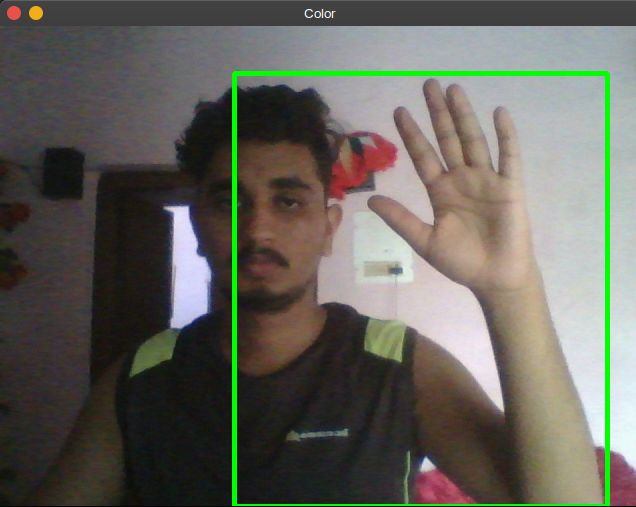
#> input picture images/test.png, 636 x 507 px, given in place of the camera
$ python motiondetector.py   (older library calls are emulated)
#> lines starting #> are read from the running program, lines starting #| are printed output that depends on the picture
import cv2,time
from datetime import datetime
import pandas


first_frame=None
video=cv2.VideoCapture(0)

status_list=[None,None]
times=[None,None]

df=pandas.DataFrame(columns=["Start","End"])

while True:
    check,frame=video.read()
#> frame is the input picture: shape (507, 636, 3); mean B, G, R 91.8, 100.5, 100.9

    status=0

    gray=cv2.cvtColor(frame,cv2.COLOR_BGR2GRAY)
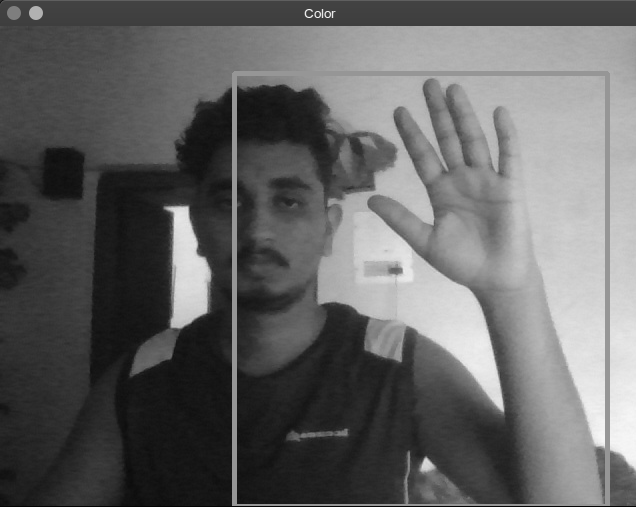
#> gray: shape (507, 636); min 4, max 249, mean 99.6
    gray=cv2.GaussianBlur(gray,(21,21),0)
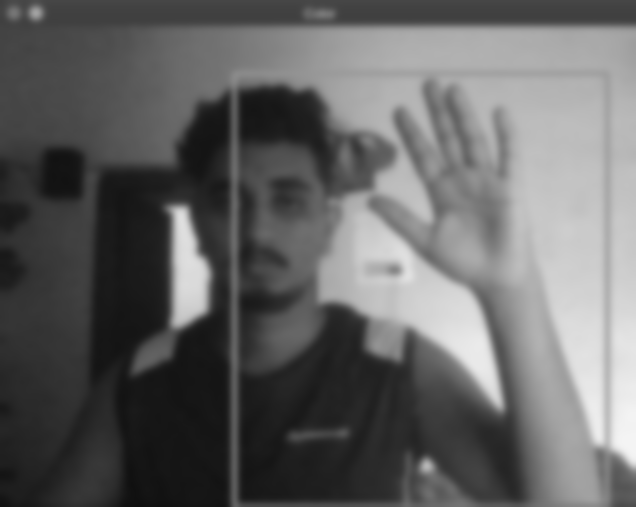
#> gray: shape (507, 636); min 15, max 244, mean 99.7

    if first_frame is None:
        first_frame=gray
        continue

    delta_frame=cv2.absdiff(first_frame,gray)
    thresh_delta=cv2.threshold(delta_frame,30,255,cv2.THRESH_BINARY)[1]
    thresh_delta=cv2.dilate(thresh_delta,None,iterations=2)
    _,cnts,__=cv2.findContours(thresh_delta.copy(),cv2.RETR_EXTERNAL,cv2.CHAIN_APPROX_SIMPLE)

    for countours in cnts:
        if cv2.contourArea(countours) < 20000:
            continue

        status=1

        (x,y,w,h)=cv2.boundingRect(countours)
        cv2.rectangle(frame,(x,y),(x+w,y+h),(0,255,0),3)


    status_list.append(status)

    if status_list[-1]==1 and status_list[-2]==0:
        times.append(datetime.now())
    if status_list[-2]==0 and status_list[-1]==1:
        times.append(datetime.now())


    cv2.imshow("gray",gray)
    cv2.imshow("delta_frame",delta_frame)
    cv2.imshow("thresh_delta",thresh_delta)
    cv2.imshow("Color",frame)

    key=cv2.waitKey(1)
    if key==ord('q'):
        if status==1:
            times.append(datetime.now())
        break

for i in range(0,len(times),2):
#> (the run stopped early here; a loop or call above may not have finished)
